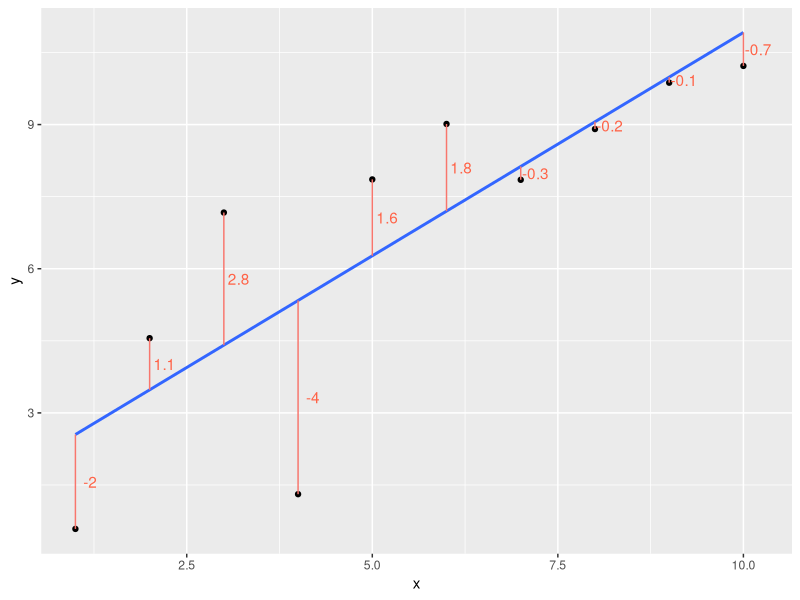
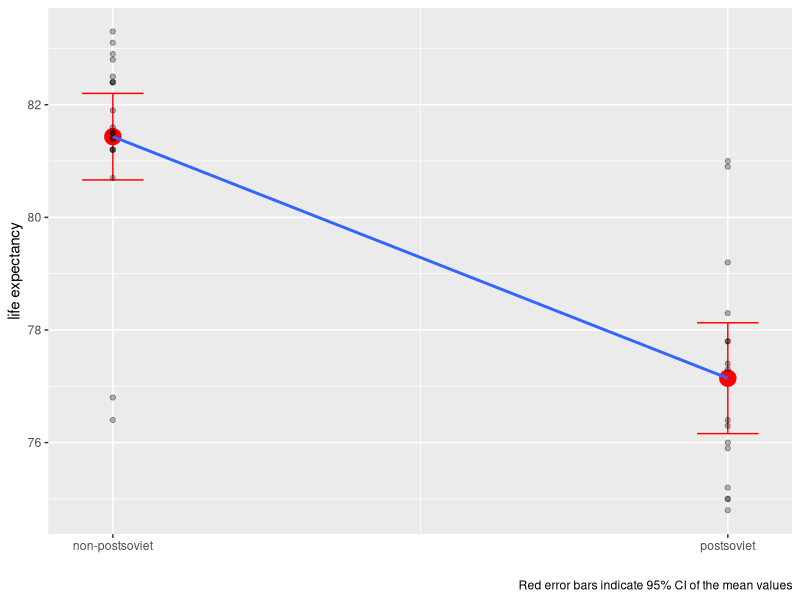

Write R code to recreate these figures, in order.
## ---- chunk 1
knitr::opts_chunk$set(echo = FALSE)

library(tidyverse)
library(here)
library(polynom)
library(patchwork)

countries <- read.csv(here("data", "countries.csv"))
## ---- chunk 2
set.seed(1234)

ss_df = tibble::tibble(x = 1:10,
                       y = 2 + x + rnorm(n = 10, sd = 2))

ss_mod = lm(y ~ x, data = ss_df)
ss_df$pred = predict(ss_mod)
ss_df$label_pos = ifelse(ss_df$pred < ss_df$y,
                         ss_df$pred + (ss_df$y - ss_df$pred) / 2,
                         ss_df$pred - (ss_df$pred - ss_df$y) / 2)
ss_df$res = ss_df$y - ss_df$pred

ggplot(ss_df,aes(x = x, y = y, label = round(y - pred, 1))) +
  geom_point() +
  geom_smooth(method = "lm", se = F) +
  geom_segment(aes(xend = x, yend = pred, color = "tomato"), show.legend = F) +
  geom_text(aes(x = x, y = label_pos), nudge_x = 0.2, color = "tomato")
  
## ---- chunk 3


countries %>% mutate(postsoviet = as.numeric(postsoviet=="yes")) %>% 
  ggplot(aes(x=postsoviet, y = life_exp))+
     stat_summary(fun = mean, geom = "point", shape=20, size=8, color="red", fill="red") + 
    stat_summary(fun.data = mean_se, geom = "errorbar", color = "red", width=0.1, fun.args = list(mult = 2))+
    geom_point(alpha=0.3)+ 
  geom_smooth(method = "lm", se=FALSE)+
  scale_x_continuous(breaks = c(0,1), labels = c("non-postsoviet", "postsoviet"))+
  labs(x = "",
       y = "life expectancy",
       caption = "Red error bars indicate 95% CI of the mean values")
## ---- chunk 4
set.seed(41)
dummies <- countries %>% select(di_cat) %>% sample_n(5)
dummies <- fastDummies::dummy_cols(dummies)
knitr::kable(dummies)
